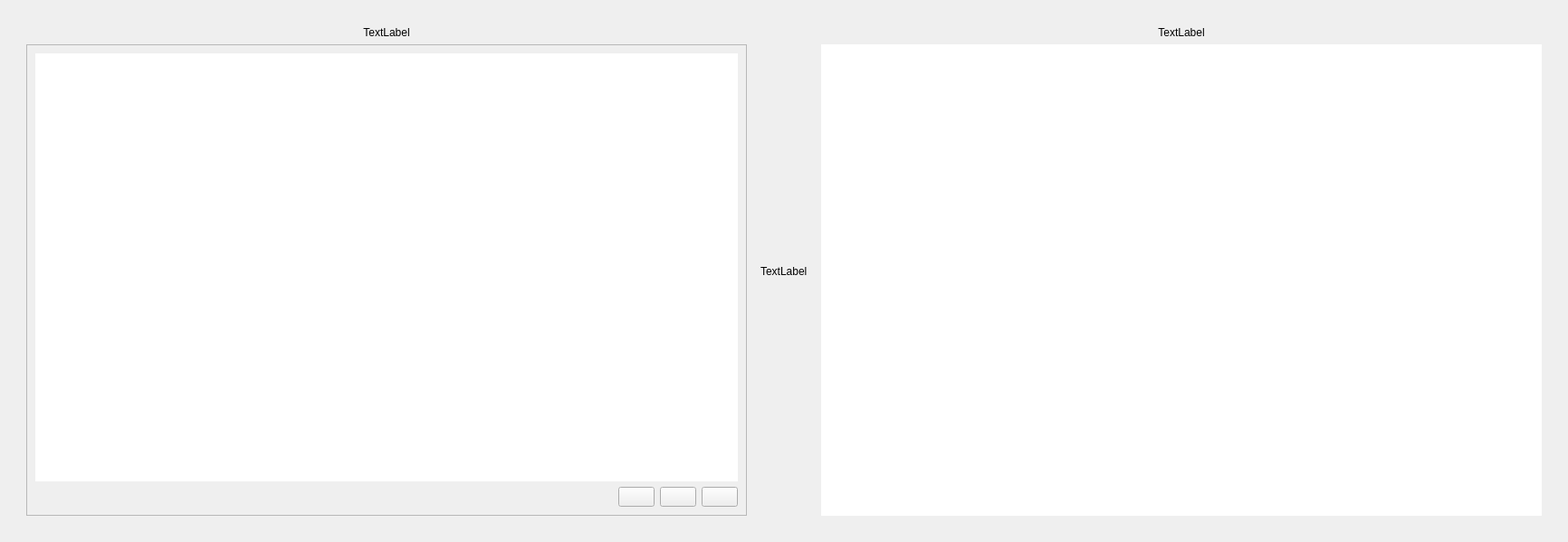
             <widget class="QWidget" name="page_liste">
              <property name="geometry">
               <rect>
                <x>0</x>
                <y>0</y>
                <width>1732</width>
                <height>599</height>
               </rect>
              </property>
              <attribute name="label">
               <string>Liste de courses</string>
              </attribute>
              <layout class="QGridLayout" name="gridLayout_21">
               <item row="0" column="0">
                <widget class="QFrame" name="frame_liste_courses">
                 <property name="frameShape">
                  <enum>QFrame::NoFrame</enum>
                 </property>
                 <property name="frameShadow">
                  <enum>QFrame::Raised</enum>
                 </property>
                 <layout class="QGridLayout" name="gridLayout_22">
                  <item row="0" column="0">
                   <widget class="QFrame" name="frame_shopping">
                    <property name="frameShape">
                     <enum>QFrame::NoFrame</enum>
                    </property>
                    <property name="frameShadow">
                     <enum>QFrame::Raised</enum>
                    </property>
                    <layout class="QGridLayout" name="gridLayout_19">
                     <item row="1" column="0">
                      <widget class="QFrame" name="frame_bottom">
                       <property name="frameShape">
                        <enum>QFrame::StyledPanel</enum>
                       </property>
                       <property name="frameShadow">
                        <enum>QFrame::Raised</enum>
                       </property>
                       <layout class="QGridLayout" name="gridLayout_24">
                        <item row="0" column="0" colspan="4">
                         <widget class="QListWidget" name="lW_courses">
                          <property name="font">
                           <font>
                            <family>Poiret One</family>
                            <pointsize>13</pointsize>
                            <weight>75</weight>
                            <italic>false</italic>
                            <bold>true</bold>
                           </font>
                          </property>
                          <property name="frameShape">
                           <enum>QFrame::NoFrame</enum>
                          </property>
                         </widget>
                        </item>
                        <item row="1" column="0">
                         <spacer name="horizontalSpacer_4">
                          <property name="orientation">
                           <enum>Qt::Horizontal</enum>
                          </property>
                          <property name="sizeHint" stdset="0">
                           <size>
                            <width>40</width>
                            <height>20</height>
                           </size>
                          </property>
                         </spacer>
                        </item>
                        <item row="1" column="2">
                         <widget class="QPushButton" name="pB_send">
                          <property name="toolTip">
                           <string>Envoyer</string>
                          </property>
                          <property name="text">
                           <string/>
                          </property>
                          <property name="iconSize">
                           <size>
                            <width>50</width>
                            <height>50</height>
                           </size>
                          </property>
                         </widget>
                        </item>
                        <item row="1" column="3">
                         <widget class="QPushButton" name="pB_print">
                          <property name="toolTip">
                           <string>Imprimer</string>
                          </property>
                          <property name="text">
                           <string/>
                          </property>
                          <property name="iconSize">
                           <size>
                            <width>50</width>
                            <height>50</height>
                           </size>
                          </property>
                         </widget>
                        </item>
                        <item row="1" column="1">
                         <widget class="QPushButton" name="pB_copy">
                          <property name="toolTip">
                           <string>Copier</string>
                          </property>
                          <property name="text">
                           <string/>
                          </property>
                          <property name="iconSize">
                           <size>
                            <width>50</width>
                            <height>50</height>
                           </size>
                          </property>
                         </widget>
                        </item>
                       </layout>
                      </widget>
                     </item>
                     <item row="0" column="0">
                      <widget class="QLabel" name="label_top">
                       <property name="text">
                        <string>TextLabel</string>
                       </property>
                       <property name="alignment">
                        <set>Qt::AlignCenter</set>
                       </property>
                      </widget>
                     </item>
                    </layout>
                   </widget>
                  </item>
                  <item row="0" column="2">
                   <widget class="QFrame" name="frame_menus">
                    <property name="frameShape">
                     <enum>QFrame::NoFrame</enum>
                    </property>
                    <property name="frameShadow">
                     <enum>QFrame::Raised</enum>
                    </property>
                    <layout class="QGridLayout" name="gridLayout_15">
                     <item row="1" column="0">
                      <widget class="QListWidget" name="lW_menu">
                       <property name="font">
                        <font>
                         <family>Poiret One</family>
                         <pointsize>13</pointsize>
                         <weight>75</weight>
                         <italic>false</italic>
                         <bold>true</bold>
                        </font>
                       </property>
                       <property name="frameShape">
                        <enum>QFrame::NoFrame</enum>
                       </property>
                       <property name="editTriggers">
                        <set>QAbstractItemView::NoEditTriggers</set>
                       </property>
                       <property name="selectionMode">
                        <enum>QAbstractItemView::NoSelection</enum>
                       </property>
                       <property name="spacing">
                        <number>6</number>
                       </property>
                       <property name="wordWrap">
                        <bool>true</bool>
                       </property>
                       <property name="itemAlignment">
                        <set>Qt::AlignCenter</set>
                       </property>
                      </widget>
                     </item>
                     <item row="0" column="0">
                      <widget class="QLabel" name="label_icon_carte">
                       <property name="text">
                        <string>TextLabel</string>
                       </property>
                       <property name="alignment">
                        <set>Qt::AlignCenter</set>
                       </property>
                      </widget>
                     </item>
                    </layout>
                   </widget>
                  </item>
                  <item row="0" column="1">
                   <widget class="QLabel" name="label_cocktail">
                    <property name="text">
                     <string>TextLabel</string>
                    </property>
                   </widget>
                  </item>
                 </layout>
                </widget>
               </item>
              </layout>
             </widget>
